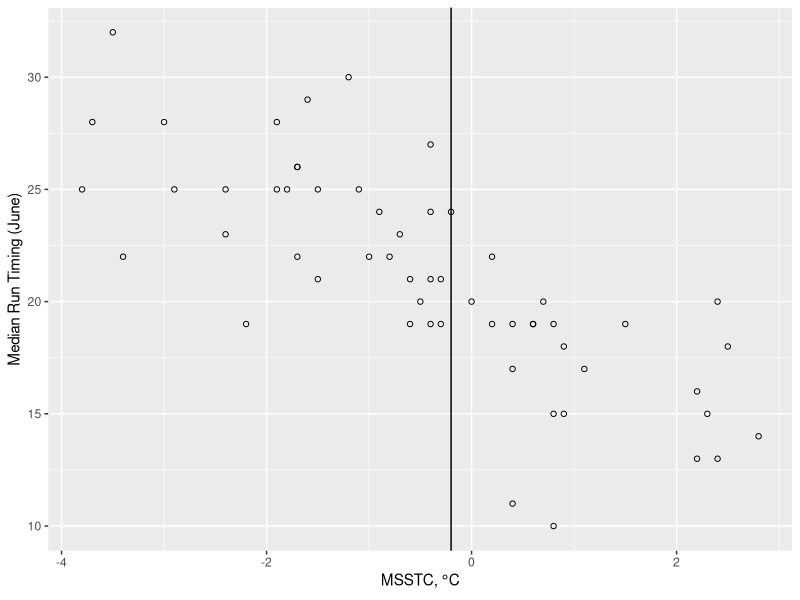
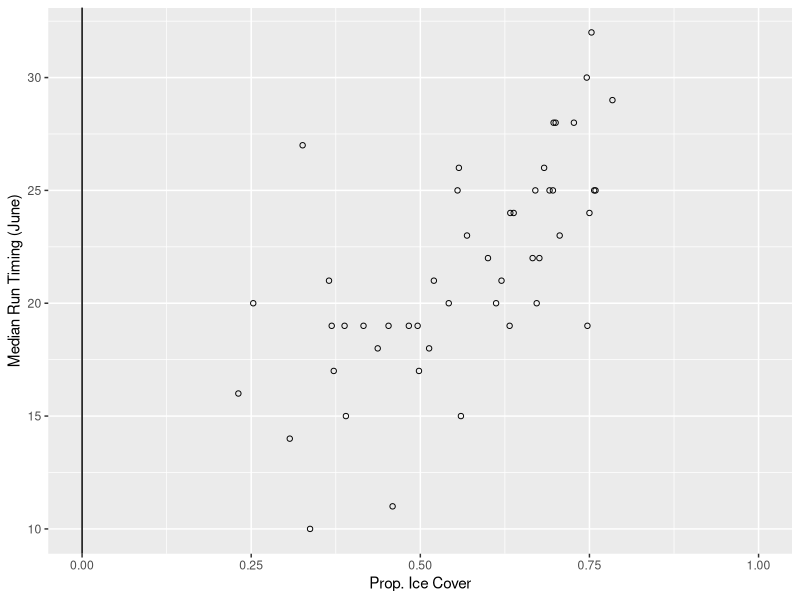
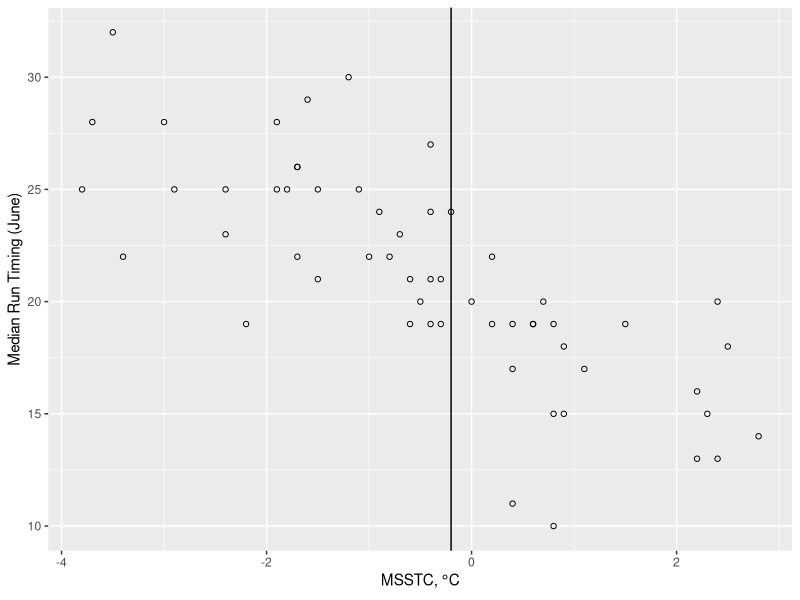
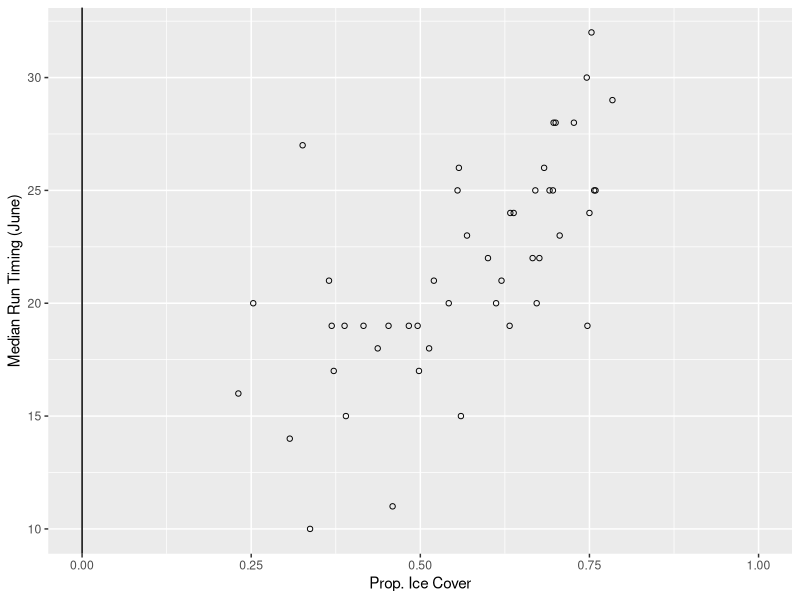

These figures' R source, in order: (Note: this script raises an error after producing the figures.)
#' may_forecast.R
#'
#' 15/25/50 %tiles of timing using

library(dplyr)
library(ggplot2)
library(readr)

# Data loading/cleanup
######################
yuk <- read_csv("data/yukon.csv")
forecast_year <- 2018

# Plots
ggplot(yuk, aes(msstc, mdj)) +
  geom_point(shape=1) +
  geom_vline(xintercept = yuk[which(yuk$year == forecast_year),"msstc"][[1]]) +
  labs(x = expression("MSSTC,"*~degree*"C"), y = "Median Run Timing (June)")

ggsave("may_forecast/mdj_against_msstc.png", width = 4, height = 4)

ggplot(yuk, aes(pice, mdj)) +
  geom_point(shape=1) +
  geom_vline(xintercept = yuk[which(yuk$year == forecast_year),"pice"][[1]]) +
  scale_x_continuous(limits = c(0, 1.0)) +
  labs(x = "Prop. Ice Cover", y = "Median Run Timing (June)")

ggsave("may_forecast/mdj_against_pice.png", width = 4, height = 4)

# Models

# 15%
model_fifdj <- lm(fifdj ~ amatc + msstc + pice, data = subset(yuk, year < forecast_year))
summary(model_fifdj)
prediction_fifdj <- floor(predict(model_fifdj, newdata = yuk[yuk$year == forecast_year,]))
prediction_fifdj

# 25%
model_qdj <- lm(qdj ~ amatc + msstc + pice, data = subset(yuk, year < forecast_year))
summary(model_qdj)
prediction_qdj <- floor(predict(model_qdj, newdata = yuk[yuk$year == forecast_year,]))
prediction_qdj

# 50%
model_mdj <- lm(mdj ~ amatc + msstc + pice, data = subset(yuk, year < forecast_year))
summary(model_mdj)
prediction_mdj <- floor(predict(model_mdj, newdata = yuk[yuk$year == forecast_year,]))
prediction_mdj

predictions <- data.frame(percentile = c("fifdj", "qdj", "mdj"),
                          prediction = as.integer(c(prediction_fifdj,
                                         prediction_qdj,
                                         prediction_mdj)))
write_csv(predictions, path = "may_forecast/predictions.csv")
